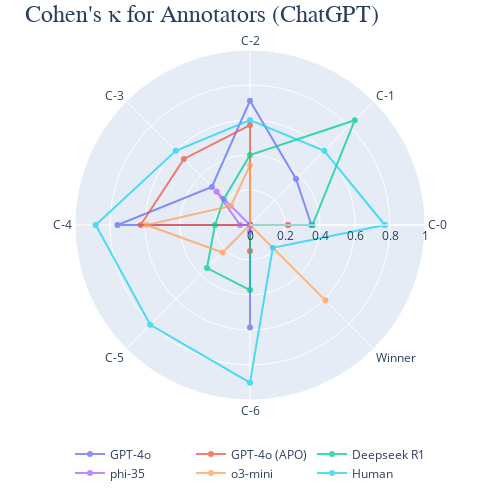
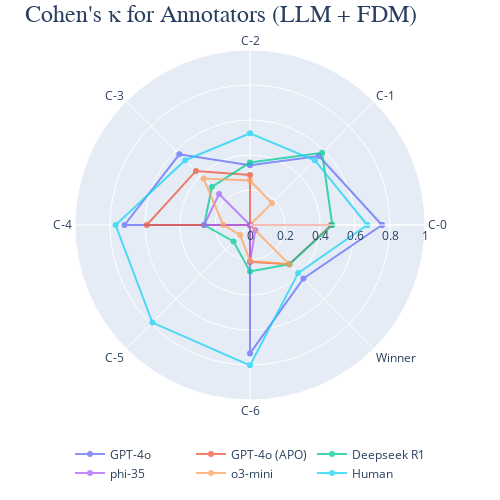
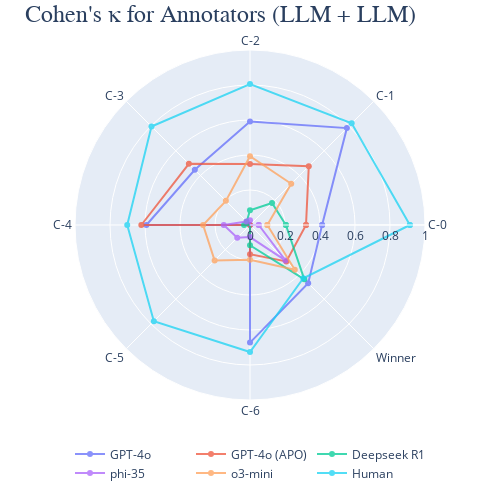

The notebook cell saved with these charts, in order:
### Code cell
for key in kappas_by_transcript.keys():

    index = ["C-0", "C-1", "C-2", "C-3", "C-4", "C-5", "C-6", "Winner"]
    all_agreements = {k: [_v for _, _v in v.items()] for k, v in kappas_by_transcript[key].items()}
    all_agreements["Human"] = [v for k, v in human_kappa_by_transcript[key].items()]
    all_agreements = pd.DataFrame(all_agreements, index=index)

    categories = all_agreements.index.tolist()
    categories.append(categories[0]) 

    fig = go.Figure()
    fig.update_layout(autosize=False, width=500, height=500, margin=dict(l=50, r=50, b=50, t=50, pad=1))

    for col in all_agreements.columns:
        col_name = maptocol[col]
        values = all_agreements[col].tolist()
        values.append(values[0])
        fig.add_trace(go.Scatterpolar(
            r=values,
            theta=categories,
            name=col_name,
            opacity=0.75
        ))

    # set the legend at the bottom with 4 columns
    fig.update_layout(legend=dict(orientation="h", yanchor="bottom", xanchor="center", x=0.5, y=-0.15)) #, y=0.5,))
    fig.update_layout(
        title=dict(
            font_family="Times New Roman",
            text=f"Cohen's κ for Annotators ({key})",
            font=dict(size=24),
            y=0.99, yanchor='top'
            ),
        legend=dict(y=-0.25)
    )

    fig.update_layout(
    polar=dict(
        radialaxis=dict(visible=True, range=[0,1.0])
        ), showlegend=True
    )

    fig.show()

### Figure 1 — Plotly figure (JSON) as saved in the notebook; plotly's stock layout.template omitted (floating-point values rounded to 4 significant figures)
{"data": [{"name": "GPT-4o", "opacity": 0.75, "r": [0.351, 0.372, 0.71, 0.308, 0.757, 0, 0.585, 0, 0.351], "theta": ["C-0", "C-1", "C-2", "C-3", "C-4", "C-5", "C-6", "Winner", "C-0"], "type": "scatterpolar"}, {"name": "GPT-4o (APO)", "opacity": 0.75, "r": [0.217, 0, 0.571, 0.534, 0.625, 0, 0.149, 0, 0.217], "theta": ["C-0", "C-1", "C-2", "C-3", "C-4", "C-5", "C-6", "Winner", "C-0"], "type": "scatterpolar"}, {"name": "Deepseek R1", "opacity": 0.75, "r": [0.357, 0.847, 0.4, 0.211, 0.2, 0.348, 0.372, 0, 0.357], "theta": ["C-0", "C-1", "C-2", "C-3", "C-4", "C-5", "C-6", "Winner", "C-0"], "type": "scatterpolar"}, {"name": "phi-35", "opacity": 0.75, "r": [0, 0, 0, 0.27, 0.057, 0, 0.038, 0, 0], "theta": ["C-0", "C-1", "C-2", "C-3", "C-4", "C-5", "C-6", "Winner", "C-0"], "type": "scatterpolar"}, {"name": "o3-mini", "opacity": 0.75, "r": [-0.145, -0.047, 0.341, 0.154, 0.591, 0.222, -0.033, 0.609, -0.145], "theta": ["C-0", "C-1", "C-2", "C-3", "C-4", "C-5", "C-6", "Winner", "C-0"], "type": "scatterpolar"}, {"name": "Human", "opacity": 0.75, "r": [0.7704, 0.6, 0.6, 0.6, 0.8818, 0.806, 0.901, 0.1842, 0.7704], "theta": ["C-0", "C-1", "C-2", "C-3", "C-4", "C-5", "C-6", "Winner", "C-0"], "type": "scatterpolar"}], "layout": {"autosize": false, "height": 500, "legend": {"orientation": "h", "x": 0.5, "xanchor": "center", "y": -0.25, "yanchor": "bottom"}, "margin": {"b": 50, "l": 50, "pad": 1, "r": 50, "t": 50}, "polar": {"radialaxis": {"range": [0, 1], "visible": true}}, "showlegend": true, "title": {"font": {"family": "Times New Roman", "size": 24}, "text": "Cohen's κ for Annotators (ChatGPT)", "y": 0.99, "yanchor": "top"}, "width": 500}}

### Figure 2 — Plotly figure (JSON) as saved in the notebook; plotly's stock layout.template omitted (floating-point values rounded to 4 significant figures)
{"data": [{"name": "GPT-4o", "opacity": 0.75, "r": [0.754, 0.557, 0.342, 0.571, 0.717, 0, 0.734, 0.432, 0.754], "theta": ["C-0", "C-1", "C-2", "C-3", "C-4", "C-5", "C-6", "Winner", "C-0"], "type": "scatterpolar"}, {"name": "GPT-4o (APO)", "opacity": 0.75, "r": [0.464, -0.141, 0.286, 0.437, 0.59, 0, 0.211, 0.318, 0.464], "theta": ["C-0", "C-1", "C-2", "C-3", "C-4", "C-5", "C-6", "Winner", "C-0"], "type": "scatterpolar"}, {"name": "Deepseek R1", "opacity": 0.75, "r": [0.47, 0.583, 0.357, 0.308, 0.262, 0.133, 0.265, 0.318, 0.47], "theta": ["C-0", "C-1", "C-2", "C-3", "C-4", "C-5", "C-6", "Winner", "C-0"], "type": "scatterpolar"}, {"name": "phi-35", "opacity": 0.75, "r": [0, 0, 0, 0.25, 0.262, -0.053, 0.208, 0.043, 0], "theta": ["C-0", "C-1", "C-2", "C-3", "C-4", "C-5", "C-6", "Winner", "C-0"], "type": "scatterpolar"}, {"name": "o3-mini", "opacity": 0.75, "r": [-0.25, 0.177, 0.254, 0.375, 0.153, 0.08, 0.204, 0.318, -0.25], "theta": ["C-0", "C-1", "C-2", "C-3", "C-4", "C-5", "C-6", "Winner", "C-0"], "type": "scatterpolar"}, {"name": "Human", "opacity": 0.75, "r": [0.6699, 0.5236, 0.5236, 0.5236, 0.768, 0.7885, 0.8021, 0.3889, 0.6699], "theta": ["C-0", "C-1", "C-2", "C-3", "C-4", "C-5", "C-6", "Winner", "C-0"], "type": "scatterpolar"}], "layout": {"autosize": false, "height": 500, "legend": {"orientation": "h", "x": 0.5, "xanchor": "center", "y": -0.25, "yanchor": "bottom"}, "margin": {"b": 50, "l": 50, "pad": 1, "r": 50, "t": 50}, "polar": {"radialaxis": {"range": [0, 1], "visible": true}}, "showlegend": true, "title": {"font": {"family": "Times New Roman", "size": 24}, "text": "Cohen's κ for Annotators (LLM + FDM)", "y": 0.99, "yanchor": "top"}, "width": 500}}

### Figure 3 — Plotly figure (JSON) as saved in the notebook; plotly's stock layout.template omitted (floating-point values rounded to 4 significant figures)
{"data": [{"name": "GPT-4o", "opacity": 0.75, "r": [0.412, 0.783, 0.591, 0.446, 0.592, 0, 0.672, 0.47, 0.412], "theta": ["C-0", "C-1", "C-2", "C-3", "C-4", "C-5", "C-6", "Winner", "C-0"], "type": "scatterpolar"}, {"name": "GPT-4o (APO)", "opacity": 0.75, "r": [0.32, 0.475, 0.349, 0.494, 0.621, 0, 0.167, 0.294, 0.32], "theta": ["C-0", "C-1", "C-2", "C-3", "C-4", "C-5", "C-6", "Winner", "C-0"], "type": "scatterpolar"}, {"name": "Deepseek R1", "opacity": 0.75, "r": [0.205, 0.178, 0.084, 0.027, 0.034, -0.155, 0.116, 0.439, 0.205], "theta": ["C-0", "C-1", "C-2", "C-3", "C-4", "C-5", "C-6", "Winner", "C-0"], "type": "scatterpolar"}, {"name": "phi-35", "opacity": 0.75, "r": [0.05, -0.064, 0.027, 0.029, 0.15, 0.103, 0.069, 0.286, 0.05], "theta": ["C-0", "C-1", "C-2", "C-3", "C-4", "C-5", "C-6", "Winner", "C-0"], "type": "scatterpolar"}, {"name": "o3-mini", "opacity": 0.75, "r": [0.099, 0.333, 0.393, 0.195, 0.268, 0.286, 0.199, 0.362, 0.099], "theta": ["C-0", "C-1", "C-2", "C-3", "C-4", "C-5", "C-6", "Winner", "C-0"], "type": "scatterpolar"}, {"name": "Human", "opacity": 0.75, "r": [0.9136, 0.8215, 0.8059, 0.7962, 0.7016, 0.777, 0.7261, 0.4306, 0.9136], "theta": ["C-0", "C-1", "C-2", "C-3", "C-4", "C-5", "C-6", "Winner", "C-0"], "type": "scatterpolar"}], "layout": {"autosize": false, "height": 500, "legend": {"orientation": "h", "x": 0.5, "xanchor": "center", "y": -0.25, "yanchor": "bottom"}, "margin": {"b": 50, "l": 50, "pad": 1, "r": 50, "t": 50}, "polar": {"radialaxis": {"range": [0, 1], "visible": true}}, "showlegend": true, "title": {"font": {"family": "Times New Roman", "size": 24}, "text": "Cohen's κ for Annotators (LLM + LLM)", "y": 0.99, "yanchor": "top"}, "width": 500}}
